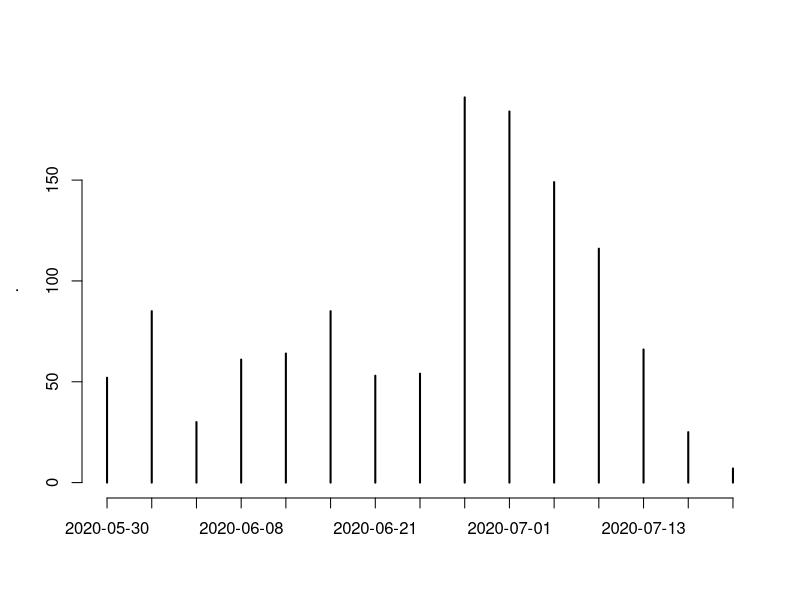

Generate this figure with R:
## Init script for looking at Elk data and cleaning
## SN - September 19, 2020

## Load packages
library(ggplot2)
library(dplyr)
library(tidyr)

## Load Thermopsis data

# `therm.orig` will be original, unaltered data
# Read in new plant csv
therm.orig = read.csv('data/data_thermopsis_active.csv') %>%
  # remove junk "X" col (should be empty)
  select(-X) %>%
  # read in pre-made data collection sheets
  rbind(
    read.csv('data/data_entry_06-21-2020.csv'),
    read.csv('data/data_entry_06-24-2020.csv'),
    read.csv('data/data_entry_06-27-2020.csv'),
    read.csv('data/data_entry_07-01-2020.csv'),
    read.csv('data/data_entry_07-05-2020.csv'),
    read.csv('data/data_entry_07-09-2020.csv'),
    read.csv('data/data_entry_thermopsis_07-13-2020.csv'),
    read.csv('data/data_entry_thermopsis_07-17-2020.csv'),
    read.csv('data/data_entry_thermopsis_07-21-2020.csv')
  )

# `therm` will contain data in progress
therm = therm.orig

## Look at columns

head(therm)
str(therm)
# Racemes is character

# Fixing racemes
unique(therm$Racemes)
therm %>% filter(Racemes %in% 'whop') 
therm[therm$Racemes %in% 'whop', c("Racemes", "Twist.ties")] = c(NA, "whop")

str(therm)
unique(therm$Racemes)
therm$Racemes = as.numeric(therm$Racemes)

# There is campanula data in here?
therm %>% filter(Species %in% 'Campanula rotundifolia')
# get rid of 'er!
therm = therm %>% filter(Species %in% 'Thermopsis divaricarpa')

# Make the date column an actual date column.
therm$Date
as.Date(therm$Date, format = '%m/%d/%y')
therm$Date = as.Date(therm$Date, format = '%m/%d/%y')

# How many NAs?
apply(therm, 2, function(x) sum(is.na(x)))

## Assess data complteness

# How many entries per day
table(therm$Date)
# neat!
table(therm$Date) %>% plot()
# But: this includes plants never flowering.

# It would be good to sort by tags and see how many plants have no fl records
# Although: this would possibly cut out tag misreads.
# Ugh.

# Guess I need to fix tags first!
therm %>%
  group_by(Tag) %>%
  summarise(n.plots = length(unique(Plot))) %>%
  filter(n.plots > 1)
# It's quite a few! 33 tags. Not good.

therm %>%
  group_by(Tag) %>%
  filter(length(unique(Plot)) > 1) %>%
  arrange(Tag, Date, Plot) %>%
  View()

# How many records are there total?
# Use this as reference for how many records should be removed in each step.
nrow(therm)
# 1450

# Plant 1001:
# plot 2 record is empty and also trash (must have been misplaced tag...?)
therm = therm %>% filter(!(Plot %in% 2 & Tag %in% 1001))
nrow(therm)

# Plant 1012
# this is a case (I remember) where I mistakenly recorded plot as 47
# instead of 48.
therm = therm %>% 
  mutate(Plot = ifelse(Tag %in% 1012, 48, Plot)) %>%
  # While I am here, get rid of the "bad old record" record
  filter(!(Tag %in% 1012 & grepl('bad old record', Note)))

nrow(therm)
# good - one record removed

# check to make sure this workd correctly
therm %>% filter(Tag %in% 1012)

# Plant 1018
therm %>% filter(Tag %in% 1018)
# req's field check
check.tags = c(1018)
# for now - all records are empty (no FL) so no worries

# Plant 1023
# looks like this should be plot 2
therm = therm %>% mutate(Plot = ifelse(Tag %in% 1023, 2, Plot))
therm %>% filter(Tag %in% 1023)

# Plant 1031
# another case where plot 47 is wrong, should be plot 48
therm = therm %>% 
  mutate(Plot = ifelse(Tag %in% 1031, 48, Plot)) %>%
  filter(!(Tag %in% 1031 & grepl('bad old record', Note)))

# check
therm %>% filter(Tag %in% 1031)
nrow(therm)

# Plant 1033
# there's a record here for plot 47 but correct plot is 21
therm %>% filter(Plot %in% 47:48) %>% distinct(Tag, Plot) %>% arrange(Tag)
# 1083? 1036? 1037? maybe check records
if (!1033 %in% check.tags) check.tags = c(check.tags, 1033)

therm %>% filter(Tag %in% 1083)

# Plant 1036
# this is a 47/48 plant
therm = therm %>% 
  mutate(Plot = ifelse(Tag %in% 1036, 48, Plot)) %>%
  filter(!(Tag %in% 1036 & grepl('bad old record', Note)))

# check
therm %>% filter(Tag %in% 1036)
nrow(therm)
# woke

# Plant 1055
# hmmm two records for plot 22
# wonder if tag was moved?
therm %>% filter(Plot %in% 2) %>% distinct(Tag)
# should the 1055, plot 2 records be 1054? or 1050?
# look to see if there are 1050/1054 records on 05/30 or 06/02
therm %>% filter(Tag %in% c(1050, 1054))
therm %>% filter(Date %in% as.Date('2020-05-30') & Plot %in% 2)
therm %>% filter(Date %in% as.Date('2020-06-05') & Plot %in% 2)
# uhh
# well... nuke it. No flowers anyway.
therm = therm %>% filter(!(Plot %in% 2 & Tag %in% 1055))

# Check
therm %>% filter(Tag %in% 1055)
nrow(therm)

# Plant 1056
# in plot 22 and plot 48
# but, note in plot 48 says may be 1036
therm %>% filter(Tag %in% c(1036, 1056), Plot %in% 48) %>% arrange(Date)
# Both of these were recorded on June 14
therm %>% filter(Plot %in% 48) %>% distinct(Tag) %>% arrange(Tag)
# 1095??
therm %>% filter(Tag %in% c(1056, 1095), Plot %in% 48) %>% arrange(Date) 

# not sure what to do about this one
if (!1056 %in% check.tags) check.tags = c(check.tags, 1056)

# Plant 1068
# is a 47/48 plant
therm = therm %>% 
  mutate(Plot = ifelse(Tag %in% 1068, 48, Plot)) %>%
  filter(!(Tag %in% 1068 & grepl('bad old record', Note)))

# check
therm %>% filter(Tag %in% 1068)
nrow(therm)
# woke!

# Plant 1077
# record for 1077 in plot 22 should be 1071
# just to make sure
therm %>% filter(Tag %in% 1071)
# yep - no record on june 14
# to remedy this: change 1077 in plot 22 to 1071
therm = therm %>%
  # Get rid of NA records for plot 1077
  filter(!(Tag %in% 1077 & Plot %in% 22 & is.na(Infl_spread))) %>%
  # Change tag for the rest of the plants
  mutate(Tag = ifelse(Tag %in% 1077 & Plot %in% 22, 1071, Tag))

# n.b. - is it worth adding a processing note here?

# Tag 1081
# notes say that 1081 in plot 25 should be 1080
# check:
therm %>% filter(Tag %in% 1080)
# Yes.
# (but... ugh no other records here!!! it mysteriously ended!!)
therm = therm %>%
  # Get rid of NA records for plot 1080
  filter(!(Tag %in% 1081 & Plot %in% 25 & is.na(Infl_spread))) %>%
  # Change tag for the rest of the plants
  mutate(Tag = ifelse(Tag %in% 1081 & Plot %in% 25, 1080, Tag))

nrow(therm)

# Plant 1083
# 47/48 plant
therm = therm %>% 
  mutate(Plot = ifelse(Tag %in% 1083, 48, Plot)) %>%
  filter(!(Tag %in% 1083 & is.na(Infl_spread)))

# check
therm %>% filter(Tag %in% 1083)
nrow(therm)
# okay

# Plant 1084
# Record for plant 46 is likely 1089 according to note
therm %>% filter(Tag %in% 1089)
# yes - and missing records from june 21
therm = therm %>%
  # Get rid of NA records for plot 46
  filter(!(Tag %in% 1084 & Plot %in% 46 & is.na(Infl_spread))) %>%
  # Change tag for the rest of the plants
  mutate(Tag = ifelse(Tag %in% 1084 & Plot %in% 46, 1089, Tag))

# check
therm %>% filter(Tag %in% c(1084, 1089)) %>% arrange(Tag)


# Plant 1085
# It's a 47/48 plant
therm = therm %>% 
  mutate(Plot = ifelse(Tag %in% 1085, 48, Plot)) %>%
  filter(!(Tag %in% 1085 & is.na(Infl_spread))) # %>% filter(Tag %in% 1085)
# 

# Plant 1090
# 47/48 plant
therm = therm %>% 
  mutate(Plot = ifelse(Tag %in% 1090, 48, Plot)) %>%
  filter(!(Tag %in% 1090 & is.na(Infl_spread))) # %>% filter(Tag %in% 1090)

# Plant 1095
# 47/48 plant
therm = therm %>% 
  mutate(Plot = ifelse(Tag %in% 1095, 48, Plot)) %>%
  filter(!(Tag %in% 1095 & is.na(Infl_spread))) # %>% filter(Tag %in% 1095)

# Plant 1098
# is likely in plot 31, but no subsequent records after 6/14
if (!1098 %in% check.tags) check.tags = c(check.tags, 1098)

# Plant 1101
# the 6/2 record in plot 6 looks like junk
therm = therm %>% filter(!(Tag %in% 1101 & Plot %in% 6))
nrow(therm)

# Plant 1102
# is a 47/48 plot
therm = therm %>% 
  mutate(Plot = ifelse(Tag %in% 1102, 48, Plot)) %>%
  filter(!(Tag %in% 1102 & is.na(Infl_spread)))

# Plant 1117
# 47/48 plant
therm = therm %>% 
  mutate(Plot = ifelse(Tag %in% 1117, 48, Plot)) %>%
  filter(!(Tag %in% 1117 & is.na(Infl_spread))) # %>% filter(Tag %in% 1117)

# Plant 1181
# the plot 48 stuff is all just yv
therm = therm %>% filter(!(Plot %in% 48 & Tag %in% 1181)) # %>% filter(Tag %in% 1181)

# Plant 1183
# record for 1183 on 6/24 (plot 50) could be 1187?
# uh.... well it's not 1186
# not really sure what else it could be
therm %>% filter(Plot %in% 50) %>% distinct(Tag)
# note there's a twist tie here - look specifcally at twist tied plants
therm %>% filter(grepl('wh', Twist.ties), Plot %in% 50)

# assuming it's 1187 (twist ties plus notes on ants)
# but, there is another record here for 1187 in 50 on this day
therm %>% filter(Tag %in% 1187)
# this has less info

# remove 1187 record (less info), change 1183 to 1187, remove empties
therm = therm %>% 
  filter(!(Tag %in% 1187 & Date %in% as.Date('2020-06-24'))) %>%
  mutate(Tag = ifelse(Tag %in% 1183 & Plot %in% 50, 1187, Tag)) %>% # filter(Tag %in% 1187)
  filter(!(Tag %in% 1187 & is.na(Infl_spread) & is.na(Infl_done))) # %>% filter(Tag %in% 1187)

# Plant 1229
# 47/48 plant
therm = therm %>% 
  mutate(Plot = ifelse(Tag %in% 1229, 48, Plot)) %>%
  filter(!(Tag %in% 1229 & is.na(Infl_spread))) # %>% filter(Tag %in% 1229)

# Plant 1231
# 47/48
therm = therm %>% 
  mutate(Plot = ifelse(Tag %in% 1231, 48, Plot)) %>%
  filter(!(Tag %in% 1231 & is.na(Infl_spread))) # %>% filter(Tag %in% 1231)

# Plant 1247
# erm... records suggest this is in plot 14, but things are weird and not good
# no YV records, first record has done plots
# not good! maybe is 1241:1249?
therm %>% filter(Tag %in% 1241:1249) %>% arrange(Date, Tag) 
# was last record in new data sheet, plot no. inherited from above
# 2/14 are near each other
# assuming it's 14
therm = therm %>%
  mutate(Plot = ifelse(Tag %in% 1247, 14, Plot)) %>%
  filter(!(Tag %in% 1247 & is.na(Infl_spread) & is.na(Infl_done))) # %>% filter(Tag %in% 1247)

nrow(therm)

# Plant 1262
# record for plant 3 is bad.
therm = therm %>%
  mutate(Plot = ifelse(Tag %in% 1262, 2, Plot)) %>%
  filter(!(Tag %in% 1262 & is.na(Infl_spread) & is.na(Infl_done))) # %>% filter(Tag %in% 1262)

# Plant 1275
# stray record in plot 22 - what should this be?
therm %>% filter(Plot %in% 22) %>% distinct(Tag) %>% arrange(Tag)
therm %>% filter(Tag %in% 1271)
# the 1275 I am guessing should be 1271 (not that it matters it's 0,0)
therm = therm %>%
  mutate(Tag = ifelse(Tag %in% 1275 & Plot %in% 22, 1271, Tag)) #%>% filter(Tag %in% 1271)

# Plants 1288/1295
# 6/21 record - what should this be? tg 1288, note says perhaps 1295?
therm %>% filter(Tag %in% 1295)
# ah what the hell
# should these be two separate plants...?
# no because they're in different plots?

# check.
if (!1288 %in% check.tags) check.tags = c(check.tags, 1288)
if (!1295 %in% check.tags) check.tags = c(check.tags, 1295)

# Plants 1309
# notes say that plot 32 record is in fact 1209
# good notes!
therm = therm %>%
  mutate(Tag = ifelse(Tag %in% 1309 & Plot %in% 32, 1209, Tag)) #%>% filter(Tag %in% 1209)

nrow(therm)

# 